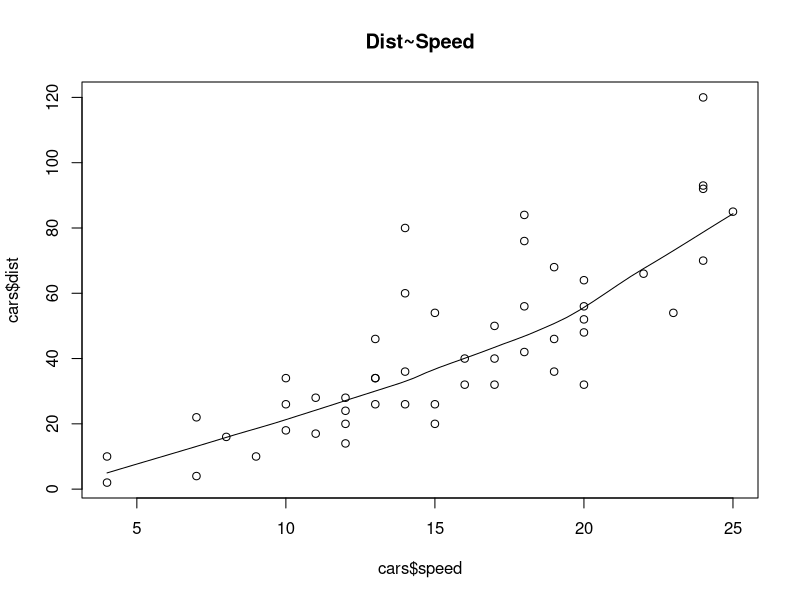
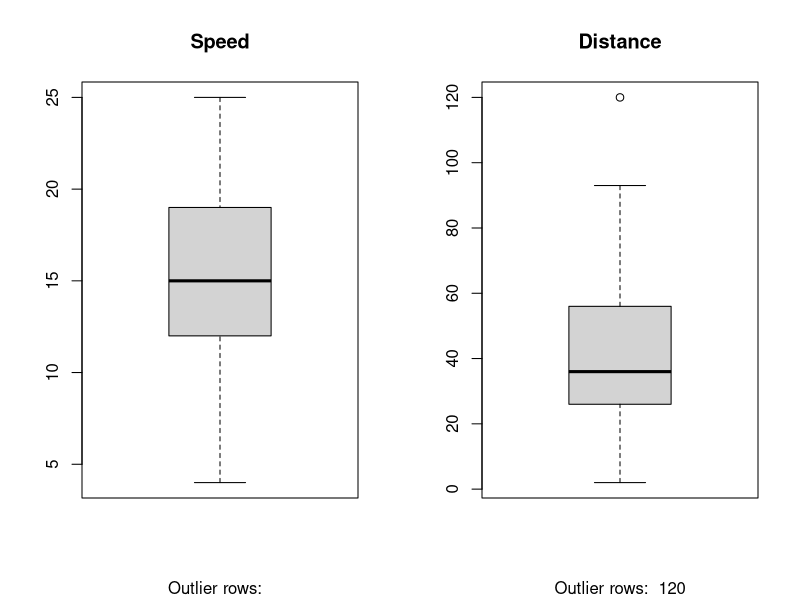
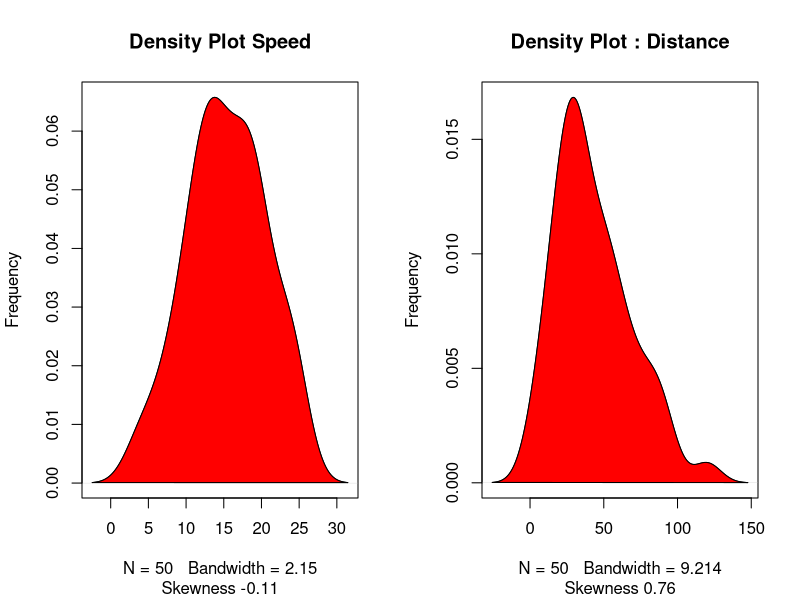

Write R code to recreate these figures, in order.
## ---- chunk 1

head(cars)

## ---- chunk 2
scatter.smooth(x = cars$speed, y = cars$dist, main = "Dist~Speed") #Scatterplot

# If the line goes up or down there is a linear relationship

## ---- chunk 3

par(mfrow = c(1, 2)) # Divide graph area into 2 columns

boxplot(cars$speed, main = "Speed", sub = paste("Outlier rows: ", boxplot.stats(cars$speed)$out)) #box plot for speed

boxplot(cars$dist, main = "Distance", sub = paste("Outlier rows: ", boxplot.stats(cars$dist)$out)) # boxplot for distance
        
## ---- chunk 4
library(e1071)

par(mfrow = c(1, 2)) # Divide the graph area in 2 columns

plot(density(cars$speed), main = "Density Plot Speed", ylab = "Frequency", 
     sub = paste("Skewness",
                 round(e1071::skewness(cars$speed), 2))) # density plot for speed

polygon(density(cars$speed), col = "red")

plot(density(cars$dist), main = "Density Plot : Distance", ylab = "Frequency",
     sub = paste("Skewness", round(e1071::skewness(cars$dist), 2))) # density plot for dist
polygon(density(cars$dist), col = "red")


## ---- chunk 5
cor(cars$speed, cars$dist) # calculate correlation between speed and distance
## ---- chunk 6
linearMod <- lm(dist ~ speed, data = cars) # build a linear model with the lm()function and formula within

print(linearMod)
## ---- chunk 7
summary(linearMod)
